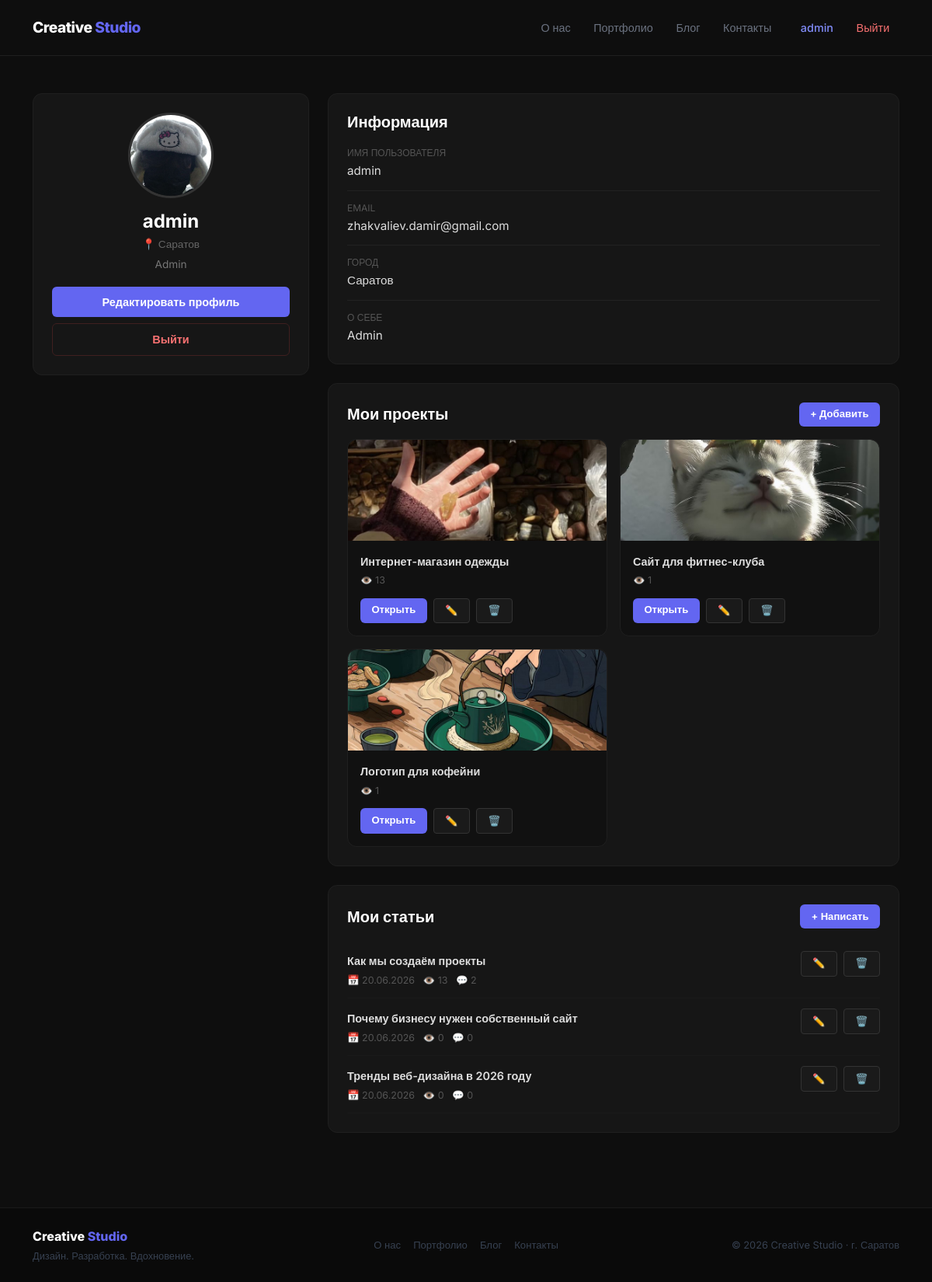
The page /users/profile/ (signed in) on the database its author committed.
### users/models.py (models this page shows, shortened)
class Profile(models.Model):
    user = models.OneToOneField(
        User,
        on_delete=models.CASCADE,
        verbose_name='Пользователь'
    )
    avatar = models.ImageField(
        upload_to='avatars/',
        blank=True,
        null=True,
        verbose_name='Аватар'
    )
    city = models.CharField(
        max_length=100,
        blank=True,
        verbose_name='Город'
    )
    about = models.TextField(
        blank=True,
        verbose_name='О себе'
    )
    class Meta:
        verbose_name = 'Профиль'
        verbose_name_plural = 'Профили'

### main/models.py (models this page shows, shortened)
class PortfolioProject(models.Model):
    STATUS_CHOICES = [
        ('pending', 'На проверке'),
        ('approved', 'Одобрено'),
        ('rejected', 'Отклонено'),
    ]
    title = models.CharField(max_length=200, verbose_name='Название')
    image = models.ImageField(
        upload_to='portfolio/',
        blank=True,
        null=True,
        verbose_name='Изображение'
    )
    short_description = models.CharField(
        max_length=300,
        verbose_name='Краткое описание'
    )
    full_description = models.TextField(
        blank=True,
        verbose_name='Полное описание'
    )
    created_at = models.DateTimeField(auto_now_add=True)
    author = models.ForeignKey(
        User,
        on_delete=models.CASCADE,
        verbose_name='Автор'
    )
    views = models.PositiveIntegerField(default=0, verbose_name='Просмотры')
    status = models.CharField(
        max_length=20,
        choices=STATUS_CHOICES,
        default='pending',
        verbose_name='Статус'
    )
    class Meta:
        verbose_name = 'Проект'
        verbose_name_plural = 'Проекты'
        ordering = ['-created_at']

### blog/models.py (models this page shows, shortened)
class Article(models.Model):
    STATUS_CHOICES = [
        ('pending', 'На проверке'),
        ('approved', 'Одобрено'),
        ('rejected', 'Отклонено'),
    ]
    title = models.CharField(max_length=200, verbose_name='Заголовок')
    image = models.ImageField(
        upload_to='blog/',
        blank=True,
        null=True,
        verbose_name='Изображение'
    )
    content = models.TextField(verbose_name='Содержание')
    created_at = models.DateTimeField(auto_now_add=True)
    author = models.ForeignKey(
        User,
        on_delete=models.CASCADE,
        verbose_name='Автор'
    )
    views = models.PositiveIntegerField(
        default=0,
        verbose_name='Просмотры'
    )
    status = models.CharField(
        max_length=20,
        choices=STATUS_CHOICES,
        default='pending',
        verbose_name='Статус'
    )
    class Meta:
        verbose_name = 'Статья'
        verbose_name_plural = 'Статьи'
        ordering = ['-created_at']

### users/views.py (the view)
# urls.py: path('profile/', views.profile, name='profile'),
@login_required
def profile(request):
    profile, created = Profile.objects.get_or_create(user=request.user)
    user_projects = PortfolioProject.objects.filter(author=request.user)
    user_articles = Article.objects.filter(author=request.user)
    return render(request, 'profile.html', {
        'profile': profile,
        'user_projects': user_projects,
        'user_articles': user_articles,
    })

### templates/profile.html (shortened to what this page needs)
{% extends 'base.html' %}
{% block content %}
<div class="container py-5">
    <div class="row g-4">
        <div class="col-md-4">
            <div class="card p-4 text-center">
                {% if profile.avatar %}
                <img src="{{ profile.avatar.url }}" class="rounded-circle mb-3 mx-auto d-block"
                     style="width: 110px; height: 110px; object-fit: cover;
                            border: 3px solid #333;">
                {% else %}
                <div class="rounded-circle mb-3 mx-auto d-flex align-items-center justify-content-center"
                     style="width: 110px; height: 110px; background: #222;
                            font-size: 2.5rem; border: 3px solid #333;">
                    👤
                </div>
                {% endif %}
                <h4 style="color: #fff; font-weight: 700; margin-bottom: 0.3rem;">
                    {{ user.username }}
                </h4>
                {% if profile.city %}
                <p style="color: #666; font-size: 0.85rem; margin-bottom: 0.3rem;">
                    📍 {{ profile.city }}
                </p>
                {% endif %}
                {% if profile.about %}
                <p style="color: #777; font-size: 0.85rem; margin-bottom: 1.2rem;">
                    {{ profile.about }}
                </p>
                {% endif %}
                <a href="{% url 'edit_profile' %}"
                   class="btn btn-primary w-100 mb-2">
                    Редактировать профиль
                </a>
                <a href="{% url 'logout' %}"
                   class="btn btn-outline-danger w-100">
                    Выйти
                </a>
            </div>
        </div>
        <div class="col-md-8">
            <div class="card p-4 mb-4">
                <h5 style="color: #fff; font-weight: 700; margin-bottom: 1.2rem;">
                    Информация
                </h5>
                <div style="display: grid; gap: 0.8rem;">
                    <div>
                        <div style="color: #555; font-size: 0.75rem; margin-bottom: 0.2rem;">
                            ИМЯ ПОЛЬЗОВАТЕЛЯ
                        </div>
                        <div style="color: #ddd; font-size: 0.95rem;">
                            {{ user.username }}
                        </div>
                    </div>
                    <div style="border-top: 1px solid #222; padding-top: 0.8rem;">
                        <div style="color: #555; font-size: 0.75rem; margin-bottom: 0.2rem;">
                            EMAIL
                        </div>
                        <div style="color: #ddd; font-size: 0.95rem;">
                            {{ user.email|default:"не указан" }}
                        </div>
                    </div>
                    <div style="border-top: 1px solid #222; padding-top: 0.8rem;">
                        <div style="color: #555; font-size: 0.75rem; margin-bottom: 0.2rem;">
                            ГОРОД
                        </div>
                        <div style="color: #ddd; font-size: 0.95rem;">
                            {{ profile.city|default:"не указан" }}
                        </div>
                    </div>
                    <div style="border-top: 1px solid #222; padding-top: 0.8rem;">
                        <div style="color: #555; font-size: 0.75rem; margin-bottom: 0.2rem;">
                            О СЕБЕ
                        </div>
                        <div style="color: #ddd; font-size: 0.95rem;">
                            {{ profile.about|default:"не указано" }}
                        </div>
                    </div>
                </div>
            </div>
            <div class="card p-4 mb-4">
                <div class="d-flex justify-content-between align-items-center mb-3">
                    <h5 style="color: #fff; font-weight: 700; margin: 0;">
                        Мои проекты
                    </h5>
                    <a href="{% url 'add_project' %}" class="btn btn-primary btn-sm">
                        + Добавить
                    </a>
                </div>
                {% if user_projects %}
                <div class="row g-3">
                    {% for project in user_projects %}
                    <div class="col-sm-6">
                        <div class="card" style="background: #111;">
                            {% if project.image %}
                            <img src="{{ project.image.url }}" class="w-100"
                                 style="height: 130px; object-fit: cover;
                                        border-radius: 12px 12px 0 0;">
                            {% else %}
                            <div style="height: 130px; background: #1a1a1a;
                                        display: flex; align-items: center;
                                        justify-content: center; font-size: 2rem;
                                        border-radius: 12px 12px 0 0;">🖼️</div>
                            {% endif %}
                            <div class="p-3">
                                <p style="color: #ddd; font-weight: 600; font-size: 0.9rem;
                                          margin-bottom: 0.3rem;">
                                    {{ project.title }}
                                </p>
                                <p style="color: #555; font-size: 0.78rem; margin-bottom: 0.8rem;">
                                    👁️ {{ project.views }}
                                </p>
                                <div class="d-flex gap-2">
                                    <a href="{% url 'project_detail' project.pk %}"
                                       class="btn btn-primary btn-sm">
                                        Открыть
                                    </a>
                                    <a href="{% url 'edit_project' project.pk %}"
                                       class="btn btn-sm"
                                       style="background: #1a1a1a; color: #aaa;
                                              border: 1px solid #333;">
                                        ✏️
                                    </a>
                                    <a href="{% url 'delete_project' project.pk %}"
                                       class="btn btn-sm"
                                       style="background: #1a1a1a; color: #f87171;
                                              border: 1px solid #333;">
                                        🗑️
                                    </a>
                                </div>
                            </div>
                        </div>
                    </div>
                    {% endfor %}
                </div>
                {% else %}
                <p style="color: #555; margin: 0;">Проектов пока нет.</p>
                {% endif %}
            </div>
            <div class="card p-4">
                <div class="d-flex justify-content-between align-items-center mb-3">
                    <h5 style="color: #fff; font-weight: 700; margin: 0;">
                        Мои статьи
                    </h5>
                    <a href="{% url 'add_article' %}" class="btn btn-primary btn-sm">
                        + Написать
                    </a>
                </div>
                {% if user_articles %}
                    {% for article in user_articles %}
                    <div style="padding: 0.8rem 0;
                                border-bottom: 1px solid #1a1a1a;">
                        <div class="d-flex justify-content-between align-items-start gap-3">
                            <div style="flex: 1;">
                                <a href="{% url 'article_detail' article.pk %}"
                                   style="color: #ddd; text-decoration: none;
                                          font-weight: 600; font-size: 0.9rem;">
                                    {{ article.title }}
                                </a>
                                <p style="color: #555; font-size: 0.78rem; margin: 0.3rem 0 0;">
                                    📅 {{ article.created_at|date:"d.m.Y" }} &nbsp;
                                    👁️ {{ article.views }} &nbsp;
                                    💬 {{ article.comments.count }}
                                </p>
                            </div>
                            <div class="d-flex gap-2 flex-shrink-0">
                                <a href="{% url 'edit_article' article.pk %}"
                                   class="btn btn-sm"
                                   style="background: #1a1a1a; color: #aaa;
                                          border: 1px solid #333;">
                                    ✏️
                                </a>
                                <a href="{% url 'delete_article' article.pk %}"
                                   class="btn btn-sm"
                                   style="background: #1a1a1a; color: #f87171;
                                          border: 1px solid #333;">
                                    🗑️
                                </a>
                            </div>
                        </div>
                    </div>
                    {% endfor %}
                {% else %}
                <p style="color: #555; margin: 0;">Статей пока нет.</p>
                {% endif %}
            </div>
        </div>
    </div>
</div>
{% endblock %}

### templates/base.html (shortened to what this page needs)
<!DOCTYPE html>
<html lang="ru">
<head>
    <link href="https://cdn.jsdelivr.net/npm/bootstrap@5.3.0/dist/css/bootstrap.min.css" rel="stylesheet">
</head>
<body>
<nav class="navbar navbar-expand-lg">
    <div class="container">
        <a class="navbar-brand" href="/">Creative <span>Studio</span></a>
        <div class="collapse navbar-collapse" id="navMenu">
            <ul class="navbar-nav ms-auto align-items-center gap-1">
                <li class="nav-item">
                    <a class="nav-link" href="{% url 'about' %}">О нас</a>
                </li>
                <li class="nav-item">
                    <a class="nav-link" href="{% url 'portfolio' %}">Портфолио</a>
                </li>
                <li class="nav-item">
                    <a class="nav-link" href="{% url 'article_list' %}">Блог</a>
                </li>
                <li class="nav-item">
                    <a class="nav-link" href="{% url 'contacts' %}">Контакты</a>
                </li>
                {% if user.is_authenticated %}
                <li class="nav-item ms-2">
                    <a class="nav-link" href="{% url 'profile' %}"
                       style="color: #818cf8 !important;">
                        {{ user.username }}
                    </a>
                </li>
                <li class="nav-item">
                    <a class="nav-link" href="{% url 'logout' %}"
                       style="color: #f87171 !important;">Выйти</a>
                </li>
                {% endif %}
            </ul>
        </div>
    </div>
</nav>
<main>
    {% block content %}{% endblock %}
</main>
<footer class="py-4 mt-5">
    <div class="container">
        <div class="row align-items-center">
            <div class="col-md-4 mb-2 mb-md-0">
                <span style="font-weight: 800; color: #fff; font-size: 1rem;">
                    Creative <span style="color: #6366f1;">Studio</span>
                </span>
                <p style="color: #374151; font-size: 0.8rem; margin: 0.2rem 0 0;">
                    Дизайн. Разработка. Вдохновение.
                </p>
            </div>
            <div class="col-md-4 text-center mb-2 mb-md-0">
                <div class="d-flex justify-content-center gap-3">
                    <a href="{% url 'about' %}" style="color: #374151; font-size: 0.82rem; text-decoration: none;">О нас</a>
                    <a href="{% url 'portfolio' %}" style="color: #374151; font-size: 0.82rem; text-decoration: none;">Портфолио</a>
                    <a href="{% url 'article_list' %}" style="color: #374151; font-size: 0.82rem; text-decoration: none;">Блог</a>
                    <a href="{% url 'contacts' %}" style="color: #374151; font-size: 0.82rem; text-decoration: none;">Контакты</a>
                </div>
            </div>
            <div class="col-md-4 text-md-end">
                <p style="color: #374151; font-size: 0.8rem; margin: 0;">
                    © 2026 Creative Studio · г. Саратов
                </p>
            </div>
        </div>
    </div>
</footer>
</body>
</html>

### rows shown on the page
Profile: avatar (picture), city "Саратов", about "Admin"
PortfolioProject: image (picture), title "Интернет-магазин одежды", views "13"
PortfolioProject: image (picture), title "Сайт для фитнес-клуба", views "1"
PortfolioProject: image (picture), title "Логотип для кофейни", views "1"
Article: title "Как мы создаём проекты", created_at "20.06.2026", views "13", comments.count "2"
Article: title "Почему бизнесу нужен собственный сайт", created_at "20.06.2026", views "0", comments.count "0"
Article: title "Тренды веб-дизайна в 2026 году", created_at "20.06.2026", views "0", comments.count "0"

### other values the page prints
{{ user.username }} "admin"
{{ user.email|default:"не указан" }} "zhakvaliev.damir@gmail.com"
